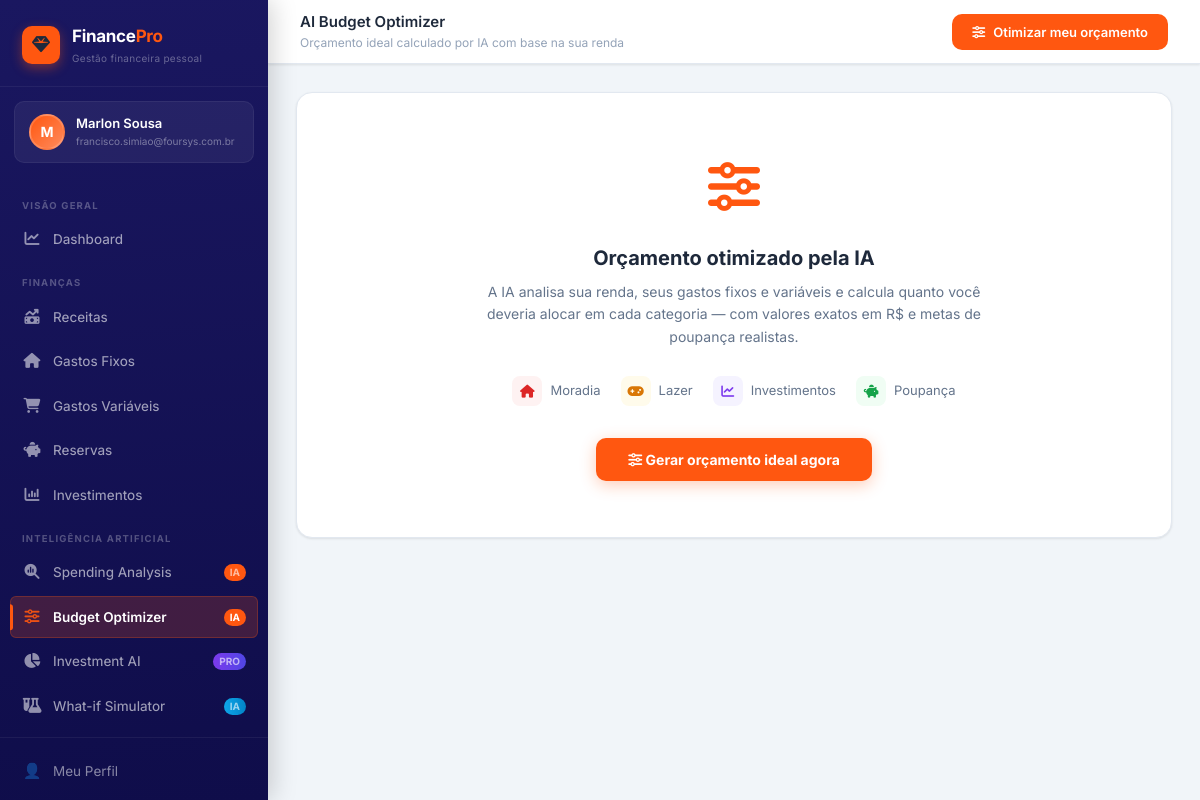
/budget-optimizer/ (signed in), run on the app's committed database.
### accounts/models.py (models this page shows, shortened)
class User(AbstractBaseUser, PermissionsMixin):
    email = models.EmailField(unique=True, verbose_name='E-mail')
    first_name = models.CharField(max_length=100, verbose_name='Nome')
    last_name = models.CharField(max_length=100, blank=True, verbose_name='Sobrenome')
    photo = models.ImageField(
        upload_to='photos/',
        null=True, blank=True,
        verbose_name='Foto do perfil'
    )
    is_active = models.BooleanField(default=True)
    is_staff = models.BooleanField(default=False)
    date_joined = models.DateTimeField(auto_now_add=True)
    objects = UserManager()
    USERNAME_FIELD = 'email'
    REQUIRED_FIELDS = ['first_name']
    class Meta:
        verbose_name = 'Usuário'
        verbose_name_plural = 'Usuários'
    def get_full_name(self):
        return f'{self.first_name} {self.last_name}'.strip()

### finance/views.py (the view)
# urls.py: path('budget-optimizer/',                             views.budget_optimizer,         name='budget_optimizer'),
@login_required
def budget_optimizer(request):
    return render(request, 'finance/budget_optimizer.html', {'page': 'budget_optimizer'})

### templates/finance/budget_optimizer.html (shortened to what this page needs)
{% extends 'base.html' %}
{% block page_title %}AI Budget Optimizer{% endblock %}
{% block page_sub %}Orçamento ideal calculado por IA com base na sua renda{% endblock %}
{% block header_right %}
<button id="run-btn" onclick="runOptimizer()"
  style="display:flex;align-items:center;gap:8px;background:var(--primary);color:white;border:none;border-radius:10px;padding:10px 20px;font-size:13px;font-weight:600;cursor:pointer;transition:all .18s"
  onmouseover="this.style.background='var(--primary-dark)';this.style.transform='translateY(-1px)'"
  onmouseout="this.style.background='var(--primary)';this.style.transform='none'">
  <span id="run-icon"><i class="fa-solid fa-sliders"></i></span>
  <span id="run-text">Otimizar meu orçamento</span>
</button>
{% endblock %}
{% block content %}
<div id="bo-idle">
  <div style="background:white;border:1px solid var(--border);border-radius:16px;padding:56px 32px;text-align:center;box-shadow:var(--shadow-sm)">
    <div style="font-size:52px;margin-bottom:16px;color:var(--primary)"><i class="fa-solid fa-sliders"></i></div>
    <h2 style="font-size:20px;font-weight:700;color:var(--text);margin-bottom:8px">Orçamento otimizado pela IA</h2>
    <p style="font-size:14px;color:var(--text-secondary);max-width:500px;margin:0 auto 28px;line-height:1.6">
      A IA analisa sua renda, seus gastos fixos e variáveis e calcula quanto você deveria alocar em cada categoria — com valores exatos em R$ e metas de poupança realistas.
    </p>
    <div style="display:flex;justify-content:center;gap:20px;flex-wrap:wrap;margin-bottom:32px">
      <div style="display:flex;align-items:center;gap:8px;font-size:13px;color:var(--text-secondary)">
        <span style="width:30px;height:30px;border-radius:8px;background:#fef2f2;display:flex;align-items:center;justify-content:center;color:var(--danger)"><i class="fa-solid fa-house"></i></span> Moradia
      </div>
      <div style="display:flex;align-items:center;gap:8px;font-size:13px;color:var(--text-secondary)">
        <span style="width:30px;height:30px;border-radius:8px;background:#fffbeb;display:flex;align-items:center;justify-content:center;color:var(--warning)"><i class="fa-solid fa-gamepad"></i></span> Lazer
      </div>
      <div style="display:flex;align-items:center;gap:8px;font-size:13px;color:var(--text-secondary)">
        <span style="width:30px;height:30px;border-radius:8px;background:#f5f3ff;display:flex;align-items:center;justify-content:center;color:var(--purple)"><i class="fa-solid fa-chart-line"></i></span> Investimentos
      </div>
      <div style="display:flex;align-items:center;gap:8px;font-size:13px;color:var(--text-secondary)">
        <span style="width:30px;height:30px;border-radius:8px;background:#f0fdf4;display:flex;align-items:center;justify-content:center;color:var(--success)"><i class="fa-solid fa-piggy-bank"></i></span> Poupança
      </div>
    </div>
    <button onclick="runOptimizer()"
      style="background:var(--primary);color:white;border:none;border-radius:10px;padding:13px 32px;font-size:14px;font-weight:700;cursor:pointer;transition:all .18s;box-shadow:0 4px 16px rgba(255,87,16,.3)"
      onmouseover="this.style.transform='translateY(-2px)';this.style.boxShadow='0 6px 20px rgba(255,87,16,.4)'"
      onmouseout="this.style.transform='none';this.style.boxShadow='0 4px 16px rgba(255,87,16,.3)'">
      <i class="fa-solid fa-sliders"></i> Gerar orçamento ideal agora
    </button>
  </div>
</div>
{% endblock %}

### templates/base.html (shortened to what this page needs)
<!DOCTYPE html>
<html lang="pt-BR">
<head>
<link rel="stylesheet" href="https://cdnjs.cloudflare.com/ajax/libs/font-awesome/6.5.0/css/all.min.css">
</head>
<body>
<div class="layout">
  <aside class="sidebar" id="sidebar">
    <div class="sidebar-logo">
      <div class="sidebar-logo-icon">
        <i class="fa-solid fa-gem"></i>
      </div>
      <div class="sidebar-logo-text">
        <h1>Finance<span>Pro</span></h1>
        <p>Gestão financeira pessoal</p>
      </div>
    </div>
    {% if user.is_authenticated %}
    <div class="sidebar-user">
      <div class="sidebar-avatar">
        {% if user.photo %}
          <img src="{{ user.photo.url }}" alt="">
        {% else %}
          {{ user.first_name|first|upper }}
        {% endif %}
      </div>
      <div class="sidebar-user-info">
        <div class="sidebar-user-name">{{ user.get_full_name }}</div>
        <div class="sidebar-user-role">{{ user.email }}</div>
      </div>
    </div>
    {% endif %}
    <nav class="sidebar-nav">
      <div class="nav-section">Visão Geral</div>
      <a href="{% url 'dashboard' %}" class="nav-item {% if page == 'dashboard' %}active{% endif %}">
        <span class="nav-icon">
          <i class="fa-solid fa-chart-line"></i>
        </span> Dashboard
      </a>
      <div class="nav-section">Finanças</div>
      <a href="{% url 'receitas' %}" class="nav-item {% if page == 'receitas' %}active{% endif %}">
        <span class="nav-icon">
  <i class="fa-solid fa-money-bill-trend-up"></i>
</span> Receitas
      </a>
      <a href="{% url 'gastos_fixos' %}" class="nav-item {% if page == 'fixos' %}active{% endif %}">
        <span class="nav-icon">
  <i class="fa-solid fa-house"></i>
</span> Gastos Fixos
      </a>
      <a href="{% url 'gastos_variaveis' %}" class="nav-item {% if page == 'variaveis' %}active{% endif %}">
        <span class="nav-icon">
  <i class="fa-solid fa-cart-shopping"></i>
</span> Gastos Variáveis
      </a>
      <a href="{% url 'reservas' %}" class="nav-item {% if page == 'reservas' %}active{% endif %}">
        <span class="nav-icon">
  <i class="fa-solid fa-piggy-bank"></i>
</span> Reservas
      </a>
      <a href="{% url 'investimentos' %}" class="nav-item {% if page == 'investimentos' %}active{% endif %}">
        <span class="nav-icon">
  <i class="fa-solid fa-chart-column"></i>
</span> Investimentos
      </a>
      <div class="nav-section">Inteligência Artificial</div>
      <a href="{% url 'spending_analysis' %}" class="nav-item {% if page == 'spending_analysis' %}active{% endif %}">
        <span class="nav-icon"><i class="fa-solid fa-magnifying-glass-chart"></i></span>
        Spending Analysis
        <span class="nav-badge">IA</span>
      </a>
      <a href="{% url 'budget_optimizer' %}" class="nav-item {% if page == 'budget_optimizer' %}active{% endif %}">
        <span class="nav-icon"><i class="fa-solid fa-sliders"></i></span>
        Budget Optimizer
        <span class="nav-badge">IA</span>
      </a>
      <a href="{% url 'investment_assistant' %}" class="nav-item {% if page == 'investment_assistant' %}active{% endif %}">
        <span class="nav-icon"><i class="fa-solid fa-chart-pie"></i></span>
        Investment AI
        <span class="nav-badge" style="background:linear-gradient(90deg,#7c3aed,#4f46e5)">PRO</span>
      </a>
      <a href="{% url 'whatif_simulator' %}" class="nav-item {% if page == 'whatif_simulator' %}active{% endif %}">
        <span class="nav-icon"><i class="fa-solid fa-flask-vial"></i></span>
        What-if Simulator
        <span class="nav-badge" style="background:linear-gradient(90deg,#0ea5e9,#0284c7)">IA</span>
      </a>
    </nav>
    <div class="sidebar-footer">
      <a href="{% url 'profile' %}" class="sidebar-footer-link">
        <span class="nav-icon">👤</span> Meu Perfil
      </a>
      <form method="post" action="{% url 'logout' %}" style="margin:0">
        <button type="submit" class="sidebar-footer-btn">
        </button>
      </form>
    </div>
  </aside>
  <div class="main">
    <header class="header">
      <div class="header-left">
        <div class="breadcrumb">
          <div>
            <div class="breadcrumb-current">{% block page_title %}FinancePro{% endblock %}</div>
            <div class="breadcrumb-sub">{% block page_sub %}{% endblock %}</div>
          </div>
        </div>
      </div>
      <div class="header-right">
        {% block header_right %}{% endblock %}
      </div>
    </header>
    <div class="content-wrapper">
      <div class="content">
        {% block content %}{% endblock %}
      </div>
    </div>
  </div>
</div>
</body>
</html>

### data on the page
User: first_name|first "M", get_full_name "Marlon Sousa", email "francisco.simiao@foursys.com.br"
